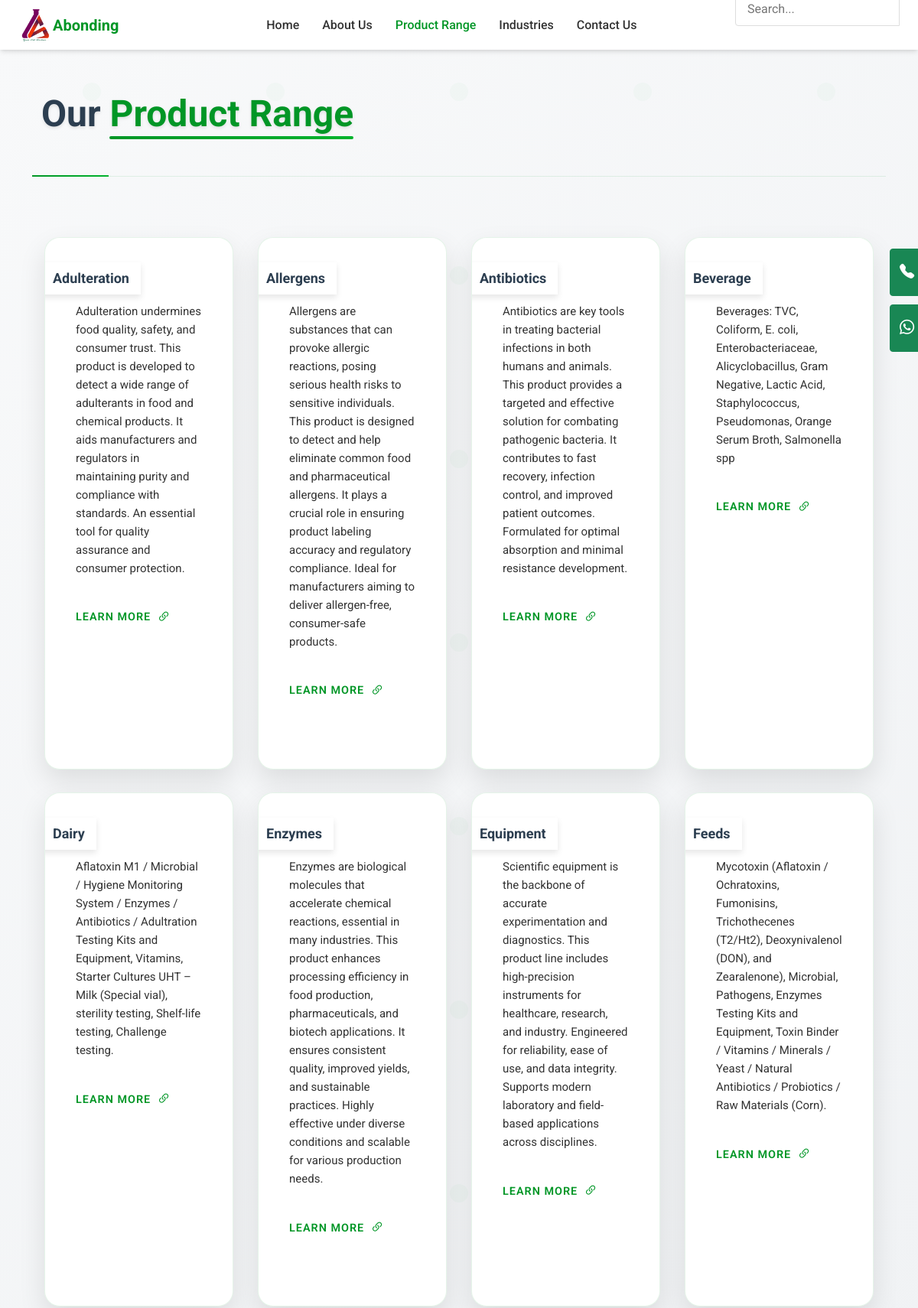
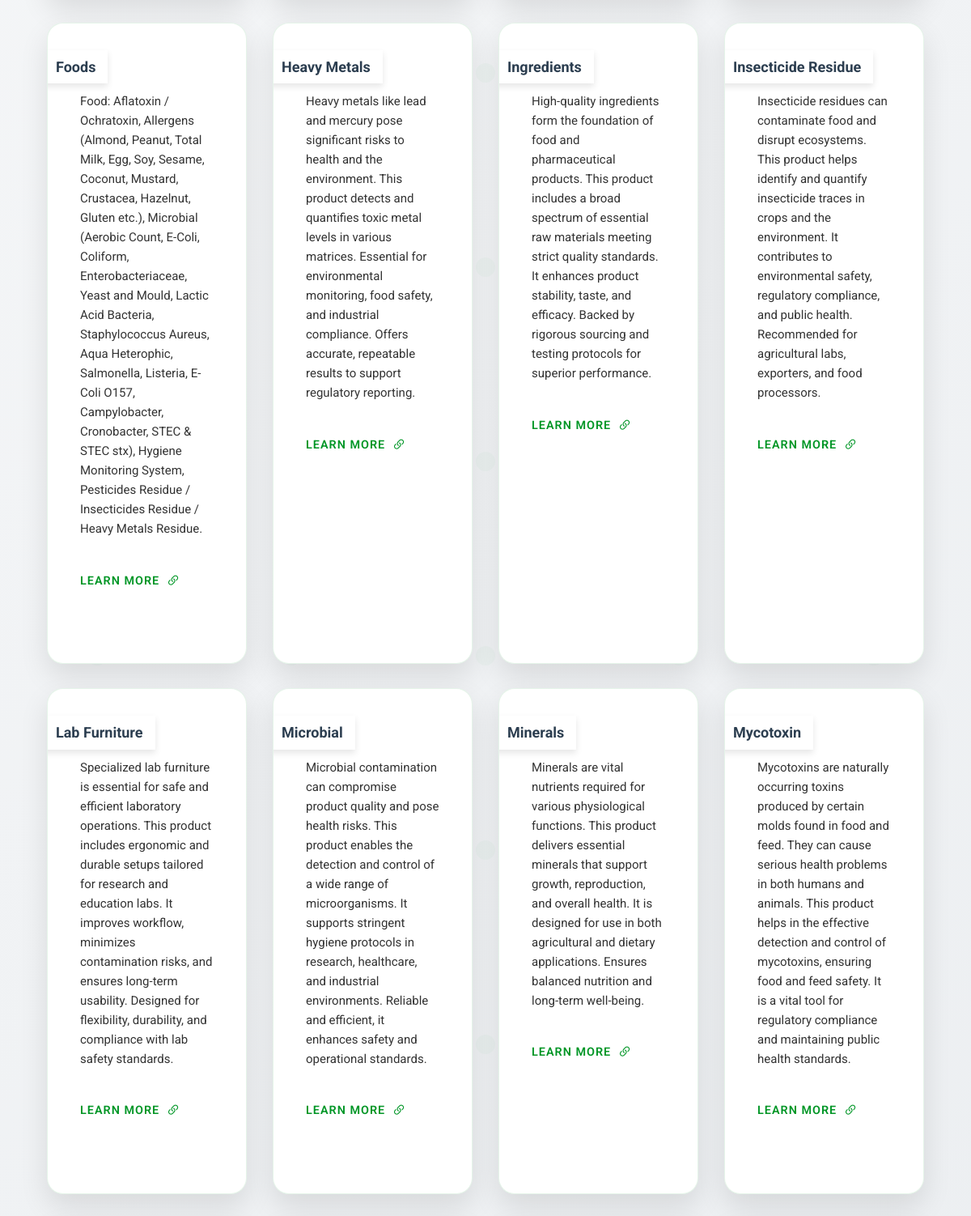
The app's page /productrange.php (upper part) with its own data (2 pictures, top to bottom).
### tables this page shows
CREATE TABLE `site_settings` (
  `id` int NOT NULL,
  `site_name` varchar(100) NOT NULL,
  `logo_path` varchar(255) DEFAULT NULL,
  `footer_copyright` text,
  `contact_whatsapp` varchar(20) DEFAULT NULL,
  `contact_phone` varchar(20) DEFAULT NULL,
  `created_at` timestamp NULL DEFAULT CURRENT_TIMESTAMP,
  `updated_at` timestamp NULL DEFAULT CURRENT_TIMESTAMP ON UPDATE CURRENT_TIMESTAMP,
  `industries_description` varchar(2000) NOT NULL
);

CREATE TABLE `product_categories` (
  `id` int NOT NULL,
  `name` varchar(100) NOT NULL,
  `image_path` varchar(255) DEFAULT NULL,
  `description` text,
  `applications` text,
  `benefits` text,
  `manufacturer` varchar(255) DEFAULT NULL,
  `is_active` tinyint(1) DEFAULT '1',
  `created_at` timestamp NULL DEFAULT CURRENT_TIMESTAMP,
  `updated_at` timestamp NULL DEFAULT CURRENT_TIMESTAMP ON UPDATE CURRENT_TIMESTAMP
);

### includes/db.php (called while the page is built, shortened)
<?php
class Database {
    private $conn;
    public function __construct() {
        $this->conn = new mysqli(DB_HOST, DB_USER, DB_PASS, DB_NAME);
    }
    public function query($sql, $params = []) {
        $stmt = $this->conn->prepare($sql);
        if (!empty($params)) {
            $types = str_repeat('s', count($params));
            $stmt->bind_param($types, ...$params);
        }
        $stmt->execute();
        return $stmt;
    }
    public function fetchAll($sql, $params = []) {
        $stmt = $this->query($sql, $params);
        $result = $stmt->get_result();
        return $result->fetch_all(MYSQLI_ASSOC);
    }
    public function fetchOne($sql, $params = []) {
        $stmt = $this->query($sql, $params);
        $result = $stmt->get_result();
        return $result->fetch_assoc();
    }
}
?>

### productrange.php (the view, shortened to what this page needs)
<?php
require_once 'includes/db.php';
if (!isset($settings)) {
    require_once 'includes/db.php';
    $db = new Database();
    $settings = $db->fetchOne("SELECT * FROM site_settings LIMIT 1") ?: [];
}
$categories = $db->fetchAll("SELECT * FROM product_categories WHERE is_active = 1 ORDER BY name");
?>
<!DOCTYPE html>
<html lang="en">
<head>
    <link rel="stylesheet" href="https://cdnjs.cloudflare.com/ajax/libs/font-awesome/6.7.2/css/all.min.css">
    <link rel="stylesheet" href="https://cdnjs.cloudflare.com/ajax/libs/animate.css/4.1.1/animate.min.css">
    <link rel='stylesheet' href='https://cdnjs.cloudflare.com/ajax/libs/Swiper/4.0.7/css/swiper.min.css'>
    <link rel='stylesheet' href='https://cdnjs.cloudflare.com/ajax/libs/font-awesome/5.11.2/css/all.min.css'>
    <link href="https://cdn.jsdelivr.net/npm/bootstrap@5.0.2/dist/css/bootstrap.min.css" rel="stylesheet">
    <link rel="stylesheet" href="https://cdnjs.cloudflare.com/ajax/libs/bootstrap-icons/1.10.5/font/bootstrap-icons.min.css">
    <link rel="stylesheet" href="https://cdnjs.cloudflare.com/ajax/libs/boxicons/2.1.0/css/boxicons.min.css">
    <link rel="stylesheet" href="https://code.jquery.com/ui/1.13.2/themes/base/jquery-ui.css">
    <link rel="stylesheet" href="<?php echo BASE_URL; ?>/assets/css/style.css">
    <link rel="stylesheet" href="<?php echo BASE_URL; ?>/assets/css/header.css">
    <link rel="stylesheet" href="<?php echo BASE_URL; ?>/assets/css/footer.css">
</head>
<body>
    <?php include 'includes/header.php'; ?>
    <section class="product-range-section">
        <div class="container py-5">
            <div class="row mb-5 justify-content-between">
                <div class="col-md-6 col-12">
                    <h2 class="section-title">Our <span>Product Range</span></h2>
                </div>
            </div>
            <div class="row">
                <?php foreach ($categories as $category): ?>
                <div class="col-md-3 px-3">
                    <div class="cardproducts">
                        <div class="card-body">
                            <h5 class="card-title"><?php echo htmlspecialchars($category['name']); ?></h5>
                            <p class="card-text"><?php echo htmlspecialchars($category['description']); ?></p>
                            <a href="<?php echo BASE_URL; ?>/productdetails.php?id=<?php echo $category['id']; ?>" class="learn-more">
                                LEARN MORE <i class="bi bi-link-45deg"></i>
                            </a>
                        </div>
                    </div>
                </div>
                <?php endforeach; ?>
            </div>
        </div>
    </section>
    <?php include 'includes/footer.php'; ?>
</body>
</html>

### includes/header.php (shortened to what this page needs)
<header class="header" id="header">
    <nav class="navbar container">
        <section class="navbar__left">
            <a href="<?php echo BASE_URL; ?>" class="brand" style="text-decoration: none;color:#019626;font-weight:700;font-size: 20px;">
                <img src="<?php echo BASE_URL . '/' . htmlspecialchars($settings['logo_path'] ?? 'assets/img/logo.png'); ?>" style="height:45px"/>
                <?php echo htmlspecialchars($settings['site_name'] ?? 'Abonding'); ?>
            </a>
        </section>
        <section class="navbar__center">
            <ul class="nav__links">
                <li><a href="<?php echo BASE_URL; ?>" class="<?php echo basename($_SERVER['PHP_SELF']) == 'index.php' ? 'active' : ''; ?>">Home</a></li>
                <li><a href="<?php echo BASE_URL; ?>/aboutus.php" class="<?php echo basename($_SERVER['PHP_SELF']) == 'aboutus.php' ? 'active' : ''; ?>">About Us</a></li>
                <li><a href="<?php echo BASE_URL; ?>/productrange.php" class="<?php echo basename($_SERVER['PHP_SELF']) == 'productrange.php' ? 'active' : ''; ?>">Product Range</a></li>
                <li><a href="<?php echo BASE_URL; ?>/industries.php" class="<?php echo basename($_SERVER['PHP_SELF']) == 'industries.php' ? 'active' : ''; ?>">Industries</a></li>
                <li><a href="<?php echo BASE_URL; ?>/contactus.php" class="<?php echo basename($_SERVER['PHP_SELF']) == 'contactus.php' ? 'active' : ''; ?>">Contact Us</a></li>
            </ul>
        </section>
        <section class="navbar__right">
            <div class="search-box">
                <form action="<?php echo BASE_URL; ?>/search.php" method="get">
                    <input type="text" name="q" placeholder="Search..." class="search-input">
                    <button type="submit" class="search-button">
                        <i class="bi bi-search"></i>
                    </button>
                </form>
            </div>
        </section>
    </nav>
</header>

### assets/css/header.css (style rules this page uses)
:root { --shadow-small: 0 1px 3px 0 rgba(0, 0, 0, 0.1), 0 1px 2px 0 rgba(0, 0, 0, 0.06); --shadow-medium: 0 4px 6px -1px rgba(0, 0, 0, 0.1), 0 2px 4px -1px rgba(0, 0, 0, 0.06); --shadow-large: 0 10px 15px -3px rgba(0, 0, 0, 0.1), 0 4px 6px -2px rgba(0, 0, 0, 0.05); --color: #019626; --color2: #161d27; --color2-dark: #0f131a; }
#header a, #header button { cursor: pointer; -webkit-user-select: none; -moz-user-select: none; -ms-user-select: none; user-select: none; border: none; outline: none; background: none; }
body { margin: 0; font-family: 'Roboto', sans-serif; overflow-x:hidden; }
#header img, #header video { display: block; max-width: 100%; height: auto; -o-object-fit: cover; object-fit: cover; }
#header img { image-rendering: -webkit-optimize-contrast; image-rendering: -moz-crisp-edges; image-rendering: crisp-edges; }
#header a { text-decoration:none; }
#header .container { max-width: 75rem; height: auto; margin-inline: auto; padding-inline: 1.5rem; }
#header.header { position: fixed; top: 0; left: 0; width: 100%; height: auto; z-index: 100; margin: 0 auto; background-color: #fff; box-shadow: var(--shadow-medium); }
#header .navbar { display: flex; flex-wrap: wrap; align-content: center; align-items: center; justify-content: space-between; width: 100%; height: 65px; margin: 0 auto; }
#header .navbar .navbar__left { display: flex; align-items: center; flex: 0 0 17%; }
#header .navbar .navbar__center { display: flex; }
#header .navbar .navbar__right { display: flex; flex: 0 0 17%; align-items: center; justify-content: flex-end; -moz-column-gap: 1.5rem; column-gap: 1.5rem; }
#header .brand { display: flex; align-items: center; order: 1; }
.section-title { font-size: 2rem; font-weight: bold; text-align: center; position: relative; display: inline-block; }
.section-title span { color: var(--color); }
.cardproducts { width: auto; border: none; border-radius: none; background: #fff; padding: 20px; }
.cardproducts .card-body { padding-left: 20px; padding-right: 20px; margin-top: -35px; }
.cardproducts .card-title { font-weight: bold; font-size: 18px; margin-bottom: 10px; position: relative; background: #fff; padding: 10px 15px; display: inline-block; border-left: 5px solid #dc3545; margin-left:-50px; margin-top: -200px; box-shadow: 0 4px 8px rgba(0, 0, 0, 0.1); }
.cardproducts .card-text { font-size: 15px; color: #333; line-height: 1.6; -webkit-line-clamp: 3; -webkit-box-orient: vertical; overflow: hidden; text-overflow: ellipsis; }
.learn-more { font-weight: bold; color: #dc3545; text-decoration: none; display: flex; align-items: center; margin-top: 10px; }
.learn-more i { margin-left: 5px; }

### records on screen
site_settings: logo_path (picture), site_name "Abonding"
product_categories: name "Adulteration", description "Adulteration undermines food quality, safety, and consumer trust. This product is developed to detect a wide range of adulterants in food and chemical products. It aids manufacturers and regulators in maintaining purity and compliance with standards. An essential tool for quality assurance and consumer protection."
product_categories: name "Allergens", description "Allergens are substances that can provoke allergic reactions, posing serious health risks to sensitive individuals. This product is designed to detect and help eliminate common food and pharmaceutical allergens. It plays a crucial role in ensuring product labeling accuracy and regulatory compliance. Ideal for manufacturers aiming to deliver allergen-free, consumer-safe products."
product_categories: name "Antibiotics", description "Antibiotics are key tools in treating bacterial infections in both humans and animals. This product provides a targeted and effective solution for combating pathogenic bacteria. It contributes to fast recovery, infection control, and improved patient outcomes. Formulated for optimal absorption and minimal resistance development."
product_categories: name "Beverage", description "Beverages: TVC, Coliform, E. coli, Enterobacteriaceae, Alicyclobacillus, Gram Negative, Lactic Acid, Staphylococcus, Pseudomonas, Orange Serum Broth, Salmonella spp"
product_categories: name "Dairy", description "Aflatoxin M1 / Microbial / Hygiene Monitoring System / Enzymes / Antibiotics / Adultration Testing Kits and Equipment, Vitamins, Starter Cultures UHT – Milk (Special vial), sterility testing, Shelf-life testing, Challenge testing."
product_categories: name "Enzymes", description "Enzymes are biological molecules that accelerate chemical reactions, essential in many industries. This product enhances processing efficiency in food production, pharmaceuticals, and biotech applications. It ensures consistent quality, improved yields, and sustainable practices. Highly effective under diverse conditions and scalable for various production needs."
product_categories: name "Equipment", description "Scientific equipment is the backbone of accurate experimentation and diagnostics. This product line includes high-precision instruments for healthcare, research, and industry. Engineered for reliability, ease of use, and data integrity. Supports modern laboratory and field-based applications across disciplines."
product_categories: name "Feeds", description "Mycotoxin (Aflatoxin / Ochratoxins, Fumonisins, Trichothecenes (T2/Ht2), Deoxynivalenol (DON), and Zearalenone), Microbial, Pathogens, Enzymes Testing Kits and Equipment, Toxin Binder / Vitamins / Minerals / Yeast / Natural Antibiotics / Probiotics / Raw Materials (Corn)."
product_categories: name "Foods", description "Food: Aflatoxin / Ochratoxin, Allergens (Almond, Peanut, Total Milk, Egg, Soy, Sesame, Coconut, Mustard, Crustacea, Hazelnut, Gluten etc.), Microbial (Aerobic Count, E-Coli, Coliform, Enterobacteriaceae, Yeast and Mould, Lactic Acid Bacteria, Staphylococcus Aureus, Aqua Heterophic, Salmonella, Listeria, E-Coli O157, Campylobacter, Cronobacter, STEC & STEC stx), Hygiene Monitoring System, Pesticides Residue / Insecticides Residue / Heavy Metals Residue."
product_categories: name "Heavy Metals", description "Heavy metals like lead and mercury pose significant risks to health and the environment. This product detects and quantifies toxic metal levels in various matrices. Essential for environmental monitoring, food safety, and industrial compliance. Offers accurate, repeatable results to support regulatory reporting."
product_categories: name "Ingredients", description "High-quality ingredients form the foundation of food and pharmaceutical products. This product includes a broad spectrum of essential raw materials meeting strict quality standards. It enhances product stability, taste, and efficacy. Backed by rigorous sourcing and testing protocols for superior performance."
product_categories: name "Insecticide Residue", description "Insecticide residues can contaminate food and disrupt ecosystems. This product helps identify and quantify insecticide traces in crops and the environment. It contributes to environmental safety, regulatory compliance, and public health. Recommended for agricultural labs, exporters, and food processors."
product_categories: name "Lab Furniture", description "Specialized lab furniture is essential for safe and efficient laboratory operations. This product includes ergonomic and durable setups tailored for research and education labs. It improves workflow, minimizes contamination risks, and ensures long-term usability. Designed for flexibility, durability, and compliance with lab safety standards."
product_categories: name "Microbial", description "Microbial contamination can compromise product quality and pose health risks. This product enables the detection and control of a wide range of microorganisms. It supports stringent hygiene protocols in research, healthcare, and industrial environments. Reliable and efficient, it enhances safety and operational standards."
product_categories: name "Minerals", description "Minerals are vital nutrients required for various physiological functions. This product delivers essential minerals that support growth, reproduction, and overall health. It is designed for use in both agricultural and dietary applications. Ensures balanced nutrition and long-term well-being."
product_categories: name "Mycotoxin", description "Mycotoxins are naturally occurring toxins produced by certain molds found in food and feed. They can cause serious health problems in both humans and animals. This product helps in the effective detection and control of mycotoxins, ensuring food and feed safety. It is a vital tool for regulatory compliance and maintaining public health standards."
